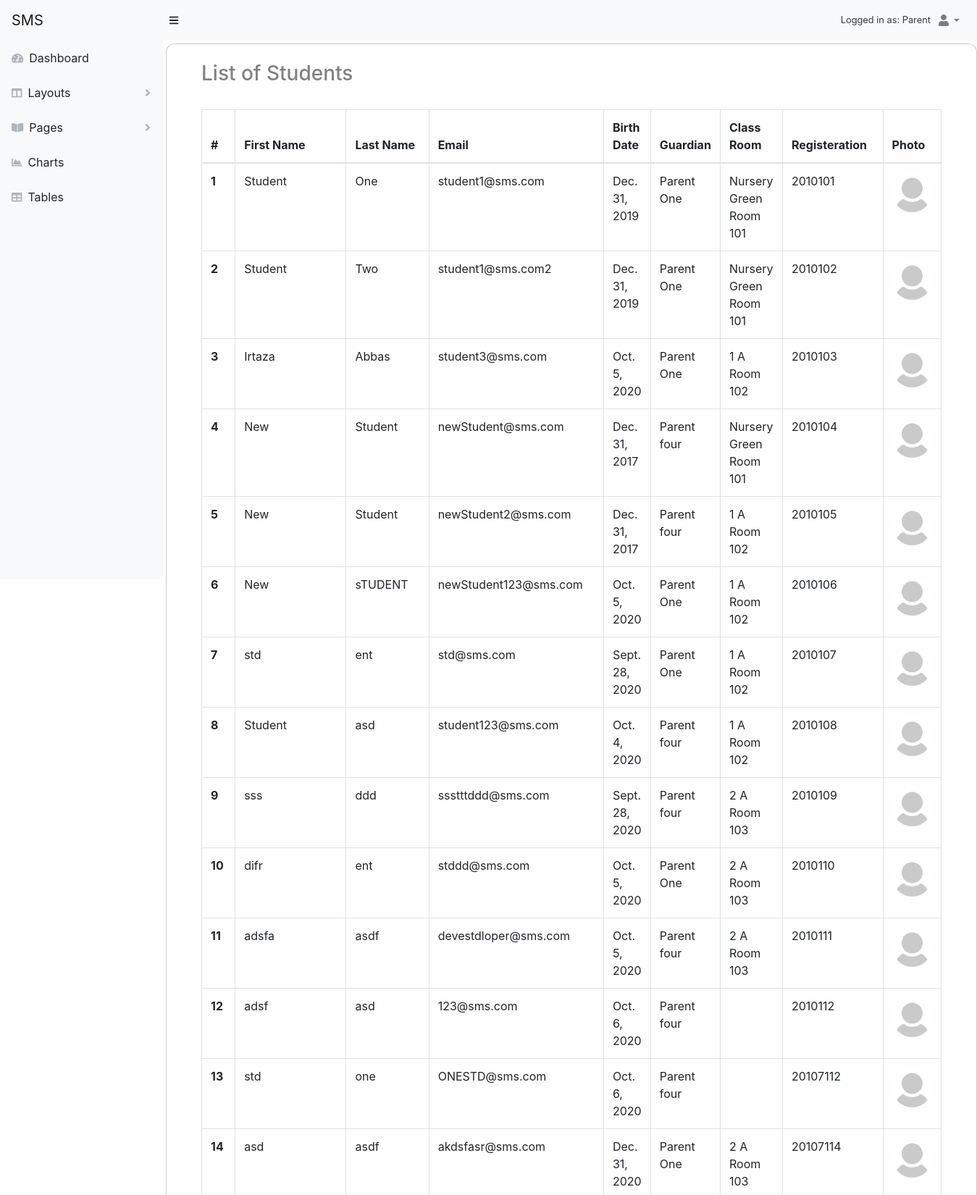
Screenshot of /account/view-student/ (signed in, upper part) with the database file from the repository.
### accounts/models.py (models this page shows, shortened)
class User(AbstractBaseUser, PermissionsMixin):
    email = models.EmailField(_('email address'), unique=True)
    first_name = models.CharField(_('first name'), max_length=30, blank=True)
    last_name = models.CharField(_('last name'), max_length=30, blank=True)
    date_joined = models.DateTimeField(_('date joined'), auto_now_add=True)
    is_active = models.BooleanField(_('active'), default=True)
    is_staff = models.BooleanField(_('staff'), default=True)
    objects = UserManager()
    USERNAME_FIELD = 'email'
    REQUIRED_FIELDS = []
    class Meta:
        db_table = "User"
        verbose_name = _('user')
        verbose_name_plural = _('users')
    def __str__(self):
        return self.get_full_name()
    def get_full_name(self):
        full_name = '%s %s' % (self.first_name, self.last_name)
        return full_name.strip()

class Profile(models.Model):
    user = models.OneToOneField(User, on_delete=models.CASCADE ,default=1)
    photo = models.ImageField(upload_to=settings.MEDIA_ROOT+'/images/profile_images/%Y%m%d', null=True, blank=True, default='/media/images/default.jpg')
    birth_date = models.DateField()
    date_left = models.DateField(null=True, blank=True)
    salary = models.FloatField(max_length=6)
    contact_number = models.CharField(max_length=11)
    address = models.ForeignKey(Address, on_delete=models.CASCADE, default=1)
    CHOICES = [('M', 'Male'), ('F', 'Female')]
    gender = models.CharField(_('gender'), max_length=1, choices=CHOICES)
    def __str__(self):
        return self.user.__str__()
    class Meta:
        abstract = True

class Student(Profile):
    reg_number = models.CharField(primary_key=True, max_length=30)
    roll_number = models.PositiveIntegerField()
    STATUS_CHOICES = [('A', 'Active'), ('I', 'Inactive')]
    status = models.CharField(max_length=1, default='A', choices=STATUS_CHOICES)
    guardian = models.ForeignKey("Parent", on_delete=models.CASCADE)
    salary = None
    contact_number = None
    address = None
    USERNAME_FIELD = 'roll_number'
    class Meta:
        db_table = 'Student'
        verbose_name = _('student')
        verbose_name_plural = _('students')

class Parent(Profile):
    salary = None
    date_left = None
    class Meta:
        db_table = 'Parent'
        verbose_name = _('parent')
        verbose_name_plural = _('parents')

### campus/models.py (models this page shows)
class ClassRoomStudents(models.Model):
    class_room = models.ForeignKey(ClassRoom, on_delete=models.DO_NOTHING)
    student = models.ForeignKey(Student, on_delete=models.DO_NOTHING )
    session = models.CharField(max_length=4, default=datetime.date.today().year) # hide this field using forms
    class Meta:
        unique_together = (('student', 'session'),)
        db_table = "ClassRoomStudents"
        verbose_name = _('Class Students')
        verbose_name_plural = _('Class Students')

class ClassRoom(models.Model):
    room_number = models.IntegerField(primary_key=True)
    level = models.ForeignKey(Level, on_delete=models.CASCADE)
    section = models.CharField(max_length=30)
    student_capacity = models.IntegerField(default=30)
    incharge = models.ForeignKey(Teacher, on_delete=models.DO_NOTHING)
    def __str__(self):
        return '%s %s Room %s ' % (self.level, self.section, self.room_number)
    class Meta:
        db_table = "ClassRoom"
        verbose_name = _('Class Room')
        verbose_name_plural = _('Class Rooms')

class Level(models.Model):
    name = models.CharField(max_length=20, unique=True)
    def __str__(self):
        return '%s'%(self.name)
    class Meta:
        db_table = 'Level'
        verbose_name = _('Level')
        verbose_name_plural = _('Levels')

### accounts/views.py (the view)
# urls.py: path('view-student/', views.ViewStudentUser.as_view(), name='view_student'),
class ViewStudentUser(View):
    template_name = 'accounts/student/students.html'
    def get(self, request):
        students = Student.objects.all()
        class_room_students = ClassRoomStudents.objects.all()
        context = { 'students': students, 'class_room_students':class_room_students}
        return render(request, self.template_name, context)

### templates/accounts/student/students.html (shortened to what this page needs)
{% extends 'layouts/base.html' %}
{% load static %}
{% block content %}
<div class="container">
        <h3>List of Students</h3>
    <br>
    <table class="table table-lg table-bordered">
        <thead>
            <tr>
                <th>#</th>
                <th>First Name</th>
                <th>Last Name</th>
                <th>Email</th>
                <th>Birth Date</th>
                <th>Guardian</th>
                <th>Class Room</th>
                <th>Registeration</th>
                <th>Photo</th>
            </tr>
        </thead>
        <tbody>
            {% for student in students %}
                <tr>
                    <th>{{ forloop.counter }}</th>
                    <td>{{student.user.first_name}}</td>
                    <td>{{student.user.last_name}}</td>
                    <td>{{student.user.email}}</td>
                    <td>{{student.birth_date}}</td>
                    <td>{{student.guardian}}</td>
                    <td>
                        {% for record in class_room_students %}
                            {% if record.student_id == student.reg_number %}
                                {{record.class_room}}
                            {% endif %}
                        {% endfor %}
                    </td>
                    <td>{{ student.reg_number }}</td>
                    <td>
                        {% if student.photo %}
                            <img class='rounded-circle card-img' src={{ student.photo.url }}/>
                        {% else %}
                            <img class="rounded-circle card-img " src='/media/images/default.jpg'/>
                        {% endif %}
                    </td>
                </tr>
            {% endfor %}
        </tbody>
    </table>
</div>
{% endblock content %}

### templates/layouts/base.html (shortened to what this page needs)
{% load static %}
<!DOCTYPE html>
<html lang="en">
    <head>
        <link href={% static 'css/styles.css' %} rel="stylesheet" />
        <link href="https://cdn.datatables.net/1.10.20/css/dataTables.bootstrap4.min.css" rel="stylesheet" />
    </head>
    <body class="sb-nav-fixed">
        <nav class="sb-topnav navbar navbar-expand navbar-light bg-light">
            <a class="navbar-brand" href={% url 'accounts:profile' %}>SMS</a>
            <button class="btn btn-link btn-sm order-1 order-lg-0" id="sidebarToggle"  data-toggle="collapse"  data-target="#layoutSidenav_nav" aria-controls="navbarTogglerDemo01" aria-expanded="false" aria-label="Toggle navigation">
                <i class="fas fa-bars"></i>
            </button>
            {% if user.is_authenticated %}
            <div class="small text-dark ml-auto">Logged in as: {%if user.groups.first.name is null %} Developer {%endif%}
                {{user.groups.first.name}}</div>
            <ul class="navbar-nav ml-auto ml-md-0 ">
                <li class="nav-item dropdown">
                    <a class="nav-link dropdown-toggle" id="userDropdown" href="#" role="button" data-toggle="dropdown" aria-haspopup="true" aria-expanded="false"><i class="fas fa-user fa-fw"></i></a>
                </li>
            </ul>
            {% else %}
                <ul class="navbar-nav ml-auto">
                    <li><a style="color:rgb(92, 77, 77); text-decoration:none; padding:20px;" href={% url 'password_reset' %}>Reset Password</a></li>
                    <li><a style="color:rgb(92, 77, 77); text-decoration:none; padding:20px;" href={% url 'accounts:login' %}>Login</a></li>
                </ul>
            {%endif%}
        </nav>
        <div id="layoutSidenav">
            <div id="layoutSidenav_nav">
                {% if user.is_authenticated %}
            <div class="col-sm-2" style="background-color: #FAFAFA;">
                {% if user.groups.first.name is null %}
                        {% include "includes/developerSidebar.html" %}
                {% elif user.groups.first.name == 'Principal' %}
                        {% include "includes/principalSidebar.html" %}
                {% elif user.groups.first.name == 'HR' %}
                        {% include "includes/hrStaffSidebar.html" %}
                {% elif user.groups.first.name == 'Teacher' %}
                        {% include "includes/teacherSidebar.html" %}
                {% elif user.groups.first.name == 'Student' %}
                        {% include "includes/studentSidebar.html" %}
                {% elif user.groups.first.name == 'Parent' %}
                        {% include "includes/parentSidebar.html" %}
                {% endif %}
            </div>
            {% endif %}
            </div>
            <div id="layoutSidenav_content">
                <div class="m-1 p-4 mr-auto  alert alert-light"
                 style="border:1px solid rgba(105, 95, 95, 0.322);
                     border-radius: 12px;">
                    {% block content %}
                    {% endblock %}
                </div>
            </div>
        </div>
        <link href='https://cdnjs.cloudflare.com/ajax/libs/bootstrap-datepicker/1.9.0/css/bootstrap-datepicker.min.css' rel='stylesheet' type='text/css'>
    </body>
</html>

### rows the page displays
User: groups.first.name "Parent"
Student: user.first_name "Student", user.last_name "One", user.email "student1@sms.com", birth_date "Dec. 31, 2019", guardian "Parent One", reg_number "2010101"
ClassRoomStudents: class_room "Nursery Green Room 101"
Student: user.first_name "Student", user.last_name "Two", user.email "student1@sms.com2", birth_date "Dec. 31, 2019", guardian "Parent One", reg_number "2010102"
ClassRoomStudents: class_room "Nursery Green Room 101"
Student: user.first_name "Irtaza", user.last_name "Abbas", user.email "student3@sms.com", birth_date "Oct. 5, 2020", guardian "Parent One", reg_number "2010103"
ClassRoomStudents: class_room "1 A Room 102"
Student: user.first_name "New", user.last_name "Student", user.email "newStudent@sms.com", birth_date "Dec. 31, 2017", guardian "Parent four", reg_number "2010104"
ClassRoomStudents: class_room "Nursery Green Room 101"
Student: user.first_name "New", user.last_name "Student", user.email "newStudent2@sms.com", birth_date "Dec. 31, 2017", guardian "Parent four", reg_number "2010105"
ClassRoomStudents: class_room "1 A Room 102"
Student: user.first_name "New", user.last_name "sTUDENT", user.email "newStudent123@sms.com", birth_date "Oct. 5, 2020", guardian "Parent One", reg_number "2010106"
ClassRoomStudents: class_room "1 A Room 102"
Student: user.first_name "std", user.last_name "ent", user.email "std@sms.com", birth_date "Sept. 28, 2020", guardian "Parent One", reg_number "2010107"
ClassRoomStudents: class_room "1 A Room 102"
Student: user.first_name "Student", user.last_name "asd", user.email "student123@sms.com", birth_date "Oct. 4, 2020", guardian "Parent four", reg_number "2010108"
ClassRoomStudents: class_room "1 A Room 102"
Student: user.first_name "sss", user.last_name "ddd", user.email "ssstttddd@sms.com", birth_date "Sept. 28, 2020", guardian "Parent four", reg_number "2010109"
ClassRoomStudents: class_room "2 A Room 103"
Student: user.first_name "difr", user.last_name "ent", user.email "stddd@sms.com", birth_date "Oct. 5, 2020", guardian "Parent One", reg_number "2010110"
ClassRoomStudents: class_room "2 A Room 103"
Student: user.first_name "adsfa", user.last_name "asdf", user.email "devestdloper@sms.com", birth_date "Oct. 5, 2020", guardian "Parent four", reg_number "2010111"
ClassRoomStudents: class_room "2 A Room 103"
Student: user.first_name "adsf", user.last_name "asd", user.email "123@sms.com", birth_date "Oct. 6, 2020", guardian "Parent four", reg_number "2010112"
Student: user.first_name "std", user.last_name "one", user.email "ONESTD@sms.com", birth_date "Oct. 6, 2020", guardian "Parent four", reg_number "20107112"
Student: user.first_name "asd", user.last_name "asdf", user.email "akdsfasr@sms.com", birth_date "Dec. 31, 2020", guardian "Parent One", reg_number "20107114"
ClassRoomStudents: class_room "2 A Room 103"
